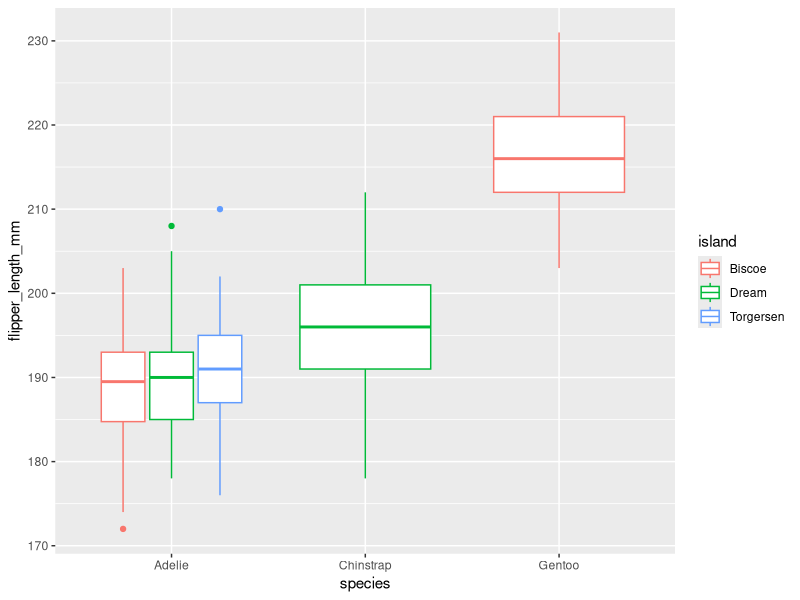

Generate this figure with R:
## ---- chunk 1
knitr::opts_chunk$set(echo= FALSE,message= FALSE)
## ---- chunk 2
library(palmerpenguins)
library(tidyverse)
library(here)

## ---- chunk 3
PenguinFigure<- penguins %>%
  ggplot(aes(x=species, y=flipper_length_mm, color= island))+
  geom_boxplot()

PenguinFigure

